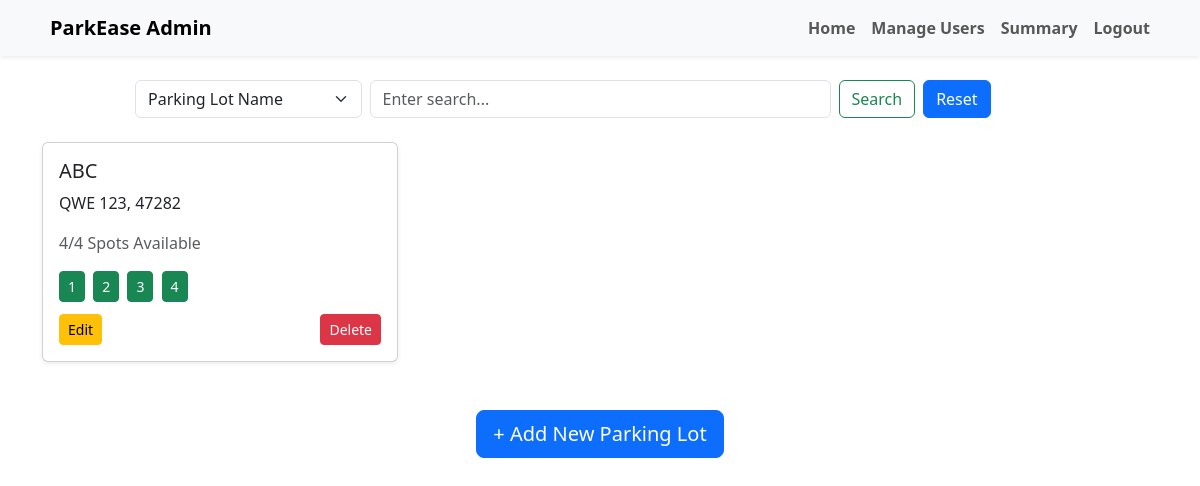
Screenshot of /parking (signed in) with the database file from the repository.
### app.py (models this page shows)
class Parking(db.Model):
    __tablename__ = 'parking'
    id = db.Column(db.Integer, primary_key=True)
    prime_location_name = db.Column(db.String(20), unique=True, nullable=False)
    address = db.Column(db.String(20), nullable=False)
    pin_code = db.Column(db.String(20), nullable=False)
    price = db.Column(db.Float, nullable=False)
    number_of_spots = db.Column(db.Integer, nullable=False)
    spots = db.relationship('ParkingSpot', back_populates='parking',cascade='all, delete-orphan')

### app.py (the view)
@app.route('/parking', methods=['GET', 'POST'])
def parking():
    if 'username' not in session:
        return redirect(url_for('login'))
    parkings = Parking.query.all()
    available_counts = {}
    for parking in parkings:
        valid_spots = ParkingSpot.query.filter(
            ParkingSpot.parking_id == parking.id,
            ParkingSpot.status == 'A',
            ParkingSpot.spot_number <= parking.number_of_spots
        ).all()
        available_counts[parking.id] = len(valid_spots)
    return render_template('parking.html', parkings=parkings, available_counts=available_counts)

### templates/parking.html (shortened to what this page needs)
<!DOCTYPE html>
<html lang="en">
<head>
  <link href="https://cdn.jsdelivr.net/npm/bootstrap@5.3.3/dist/css/bootstrap.min.css" rel="stylesheet">
</head>
<body>
<nav class="navbar navbar-expand-lg navbar-light bg-light shadow-sm">
  <div class="container">
    <a class="navbar-brand fw-bold d-flex align-items-center" href="/admin">
       ParkEase Admin
    </a>
    <div class="collapse navbar-collapse" id="navbarAdmin">
      <ul class="navbar-nav ms-auto mb-2 mb-lg-0">
        <li class="nav-item"><a class="nav-link fw-semibold" href="/admin">Home</a></li>
        <li class="nav-item"><a class="nav-link fw-semibold" href="/admin_user">Manage Users</a></li>
        <li class="nav-item"><a class="nav-link fw-semibold" href="/summary">Summary</a></li>
        <li class="nav-item"><a class="nav-link fw-semibold" href="/logout">Logout</a></li>
      </ul>
    </div>
  </div>
</nav>
<div class="container mt-4">
  <div class="mb-4">
    <div class="col-md-10 mx-auto">
      <form class="row g-2 align-items-center" method="GET" action="/search">
        <div class="col-md-3">
          <select class="form-select" name="filter_by">
            <option value="lot_name" {% if filter_by == 'prime_location_name' %}selected{% endif %}>Parking Lot Name</option>
          </select>
        </div>
        <div class="col-md-6">
          <input class="form-control" type="search" name="query" placeholder="Enter search..." value="{{ query or '' }}">
        </div>
        <div class="col-md-3 d-flex">
          <button class="btn btn-outline-success me-2" type="submit">Search</button>
          <a href="/parking" class="btn btn-primary">Reset</a>
        </div>
      </form>
    </div>
  </div>
  <div class="row row-cols-1 row-cols-lg-3 g-4">
    {% if parkings|length == 0 %}
      <div class="d-flex justify-content-center align-items-center" style="height: 300px; width: 100%;">
        <div class="text-center">
          <div class="alert alert-warning">
            No results found{% if query %} for "<strong>{{ query }}</strong>"{% endif %}.
          </div>
          <a href="/parking" class="btn btn-outline-primary btn-sm">Back to All Parkings</a>
        </div>
      </div>
    {% else %}
      {% for parking in parkings %}
      <div class="col">
        <div class="card shadow-sm h-100">
          <div class="card-body d-flex flex-column justify-content-between">
            <div>
              <h5 class="card-title">{{ parking.prime_location_name }}</h5>
              <p class="card-text">{{ parking.address }}, {{ parking.pin_code }}</p>
              {% set spot_map = dict() %}
              {% set total_spots = spot_map | length %}
              {% set available_spots = spot_map.values() | select('equalto', 'A') | list | length %}
              <p class="text-muted">{{ available_spots }}/{{ total_spots }} Spots Available</p>
            </div>
            <div class="mb-2">
              {% for number, status in spot_map.items() %}
              <button
                type="button"
                class="btn btn-sm me-1 mb-1
                  {% if status == 'O' %}
                    btn-danger
                  {% else %}
                    btn-success
                  {% endif %}"
                data-bs-toggle="modal"
                data-bs-target="#spotModal{{ number }}"
                title="View Spot {{ number }}">
                <span>{{ number }}</span>
              </button>
              {% endfor %}
            </div>
            <div class="mt-auto d-flex justify-content-between">
              <a href="/edit_parking/{{ parking.id }}" class="btn btn-sm btn-warning">Edit</a>
              <form action="/delete_parking/{{ parking.id }}" method="POST" class="d-inline" onsubmit="return confirm('Are you sure you want to delete this parking lot?')">
                <button type="submit" class="btn btn-sm btn-danger">Delete</button>
              </form>
            </div>
          </div>
        </div>
      </div>
      {% endfor %}
    {% endif %}
  </div>
  <div class="text-center mt-5">
    <a href="/add_parking" class="btn btn-primary btn-lg">+ Add New Parking Lot</a>
  </div>
</div>
</body>
</html>

### rows the page displays
Parking: prime_location_name "ABC", address "QWE 123", pin_code "47282", number_of_spots "4", spot_map "1" "2" "3" "4"
